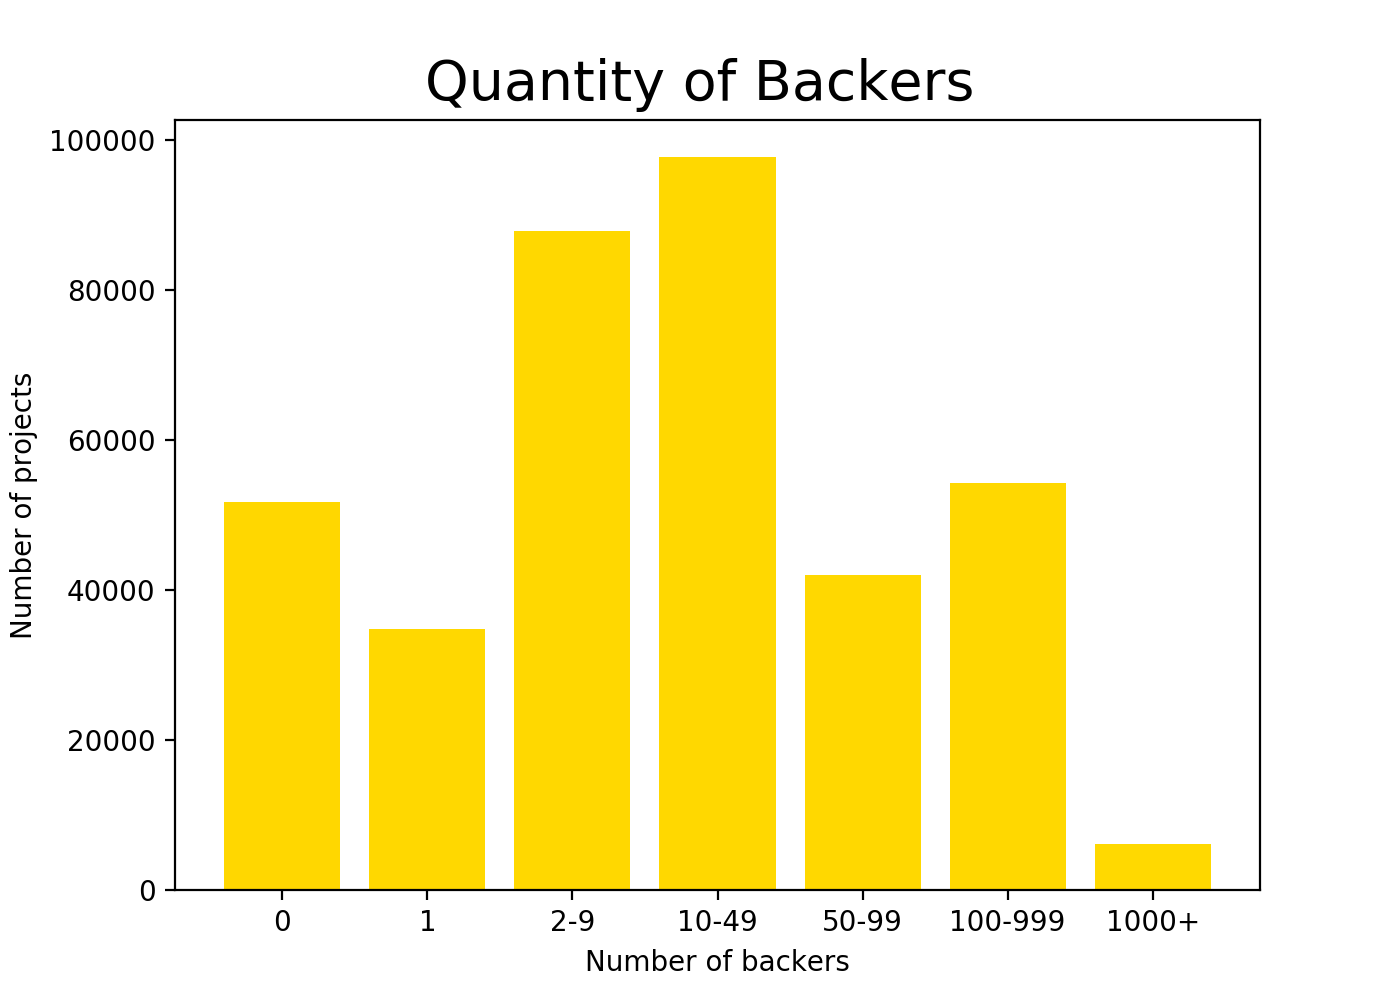

Source code (Python):
from colour import Color
from pandas import *
from matplotlib import *
import matplotlib.pyplot as plt
from matplotlib.pyplot import figure
from matplotlib import colors as mcolors

df = read_csv('../categories')
set_option('display.max_columns', 500)
mng = plt.get_current_fig_manager()
mng.full_screen_toggle()
set_option('display.max_rows', 2000)
categories = df.groupby('backers')['backers'].count()
df1=categories.to_frame()
df2=df1.iloc[0].values.sum()
df3=df1.iloc[1].values.sum()
df4=df1.iloc[2:10].values.sum()
df5=df1.iloc[10:50].values.sum()
df6=df1.iloc[50:100].values.sum()
df7=df1.iloc[100:1000].values.sum()
df8=df1.iloc[1000:10000].values.sum()

figure(figsize=(7,5),dpi=200)
print(df1)
red = Color("gold")
colors = list(red.range_to(Color("blue"),len(categories)+10))
colors = [x.get_hex() for x in colors if len(x.get_hex())==7]


colors=colors[2:]
ax = plt.bar(["0","1","2-9","10-49","50-99","100-999","1000+"],[df2,df3,df4,df5,df6,df7,df8],color=colors)
plt.xlabel("Number of backers")
plt.ylabel("Number of projects")



plt.figtext(.5,.9,'Quantity of Backers', fontsize=20, ha='center')
plt.savefig('backers.png')



plt.clf()

pol = DataFrame({"backers": ["0","1","2-9","10-49","50-99","100-999","1000+"], "count": [df2,df3,df4,df5,df6,df7,df8]})

ax2 = pol.plot(kind='box',title= 'Quantity of backers' )

ax2.title.set_size(20)
ax2.set_ylabel("Number of projects",fontsize=5)
plt.savefig('backres-box.png')